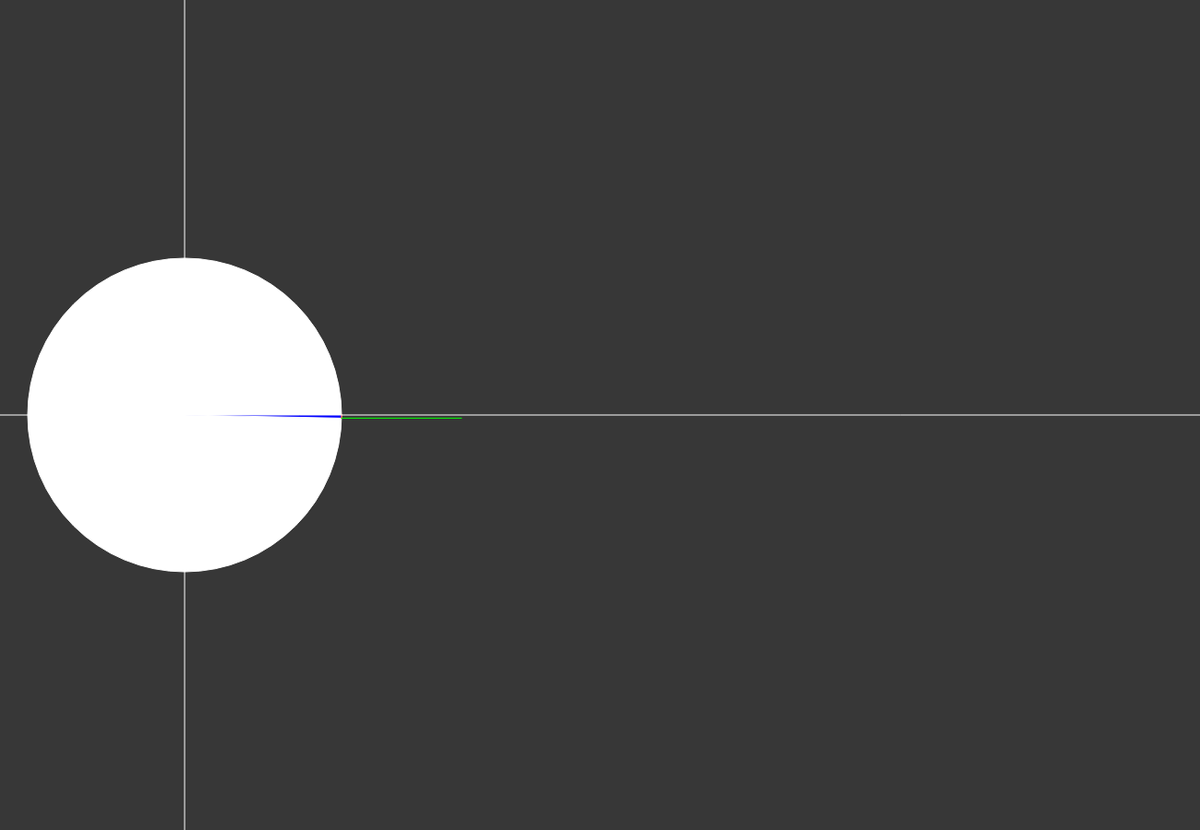
Frame 1 (no input)
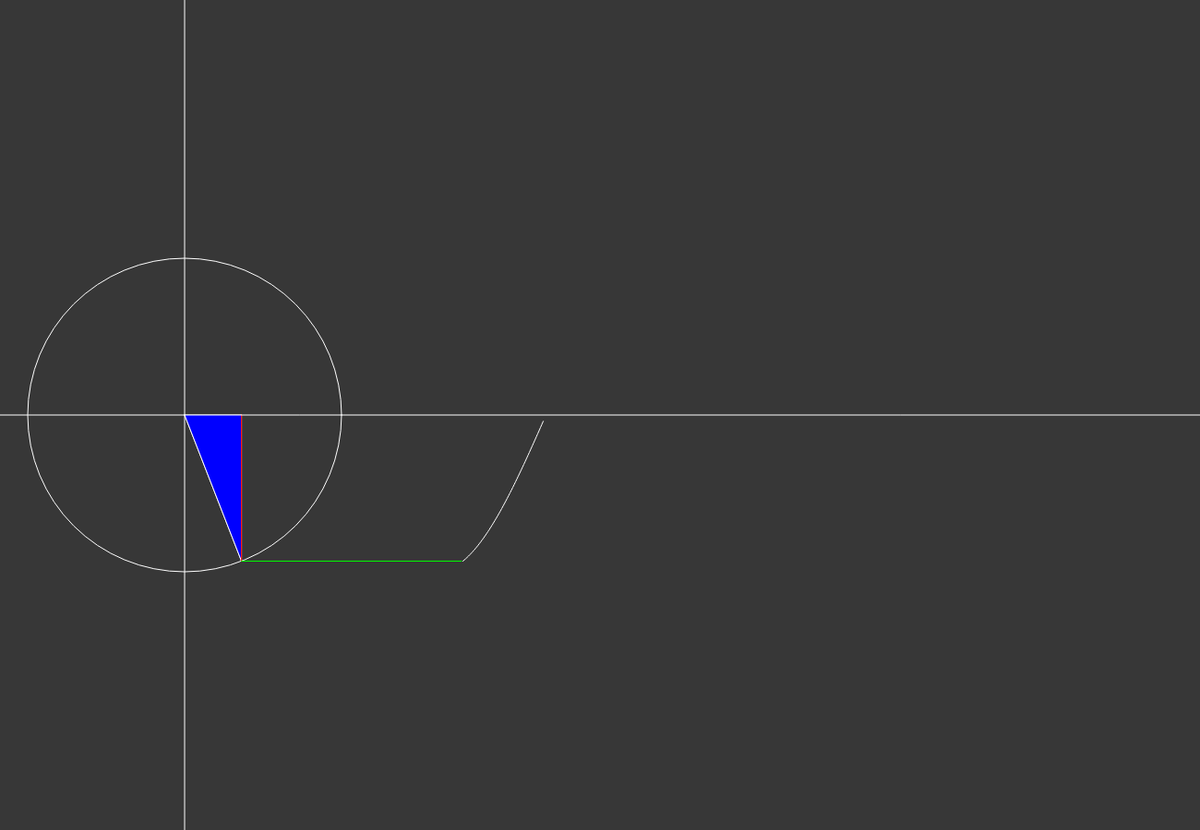
Frame 60 (no input)
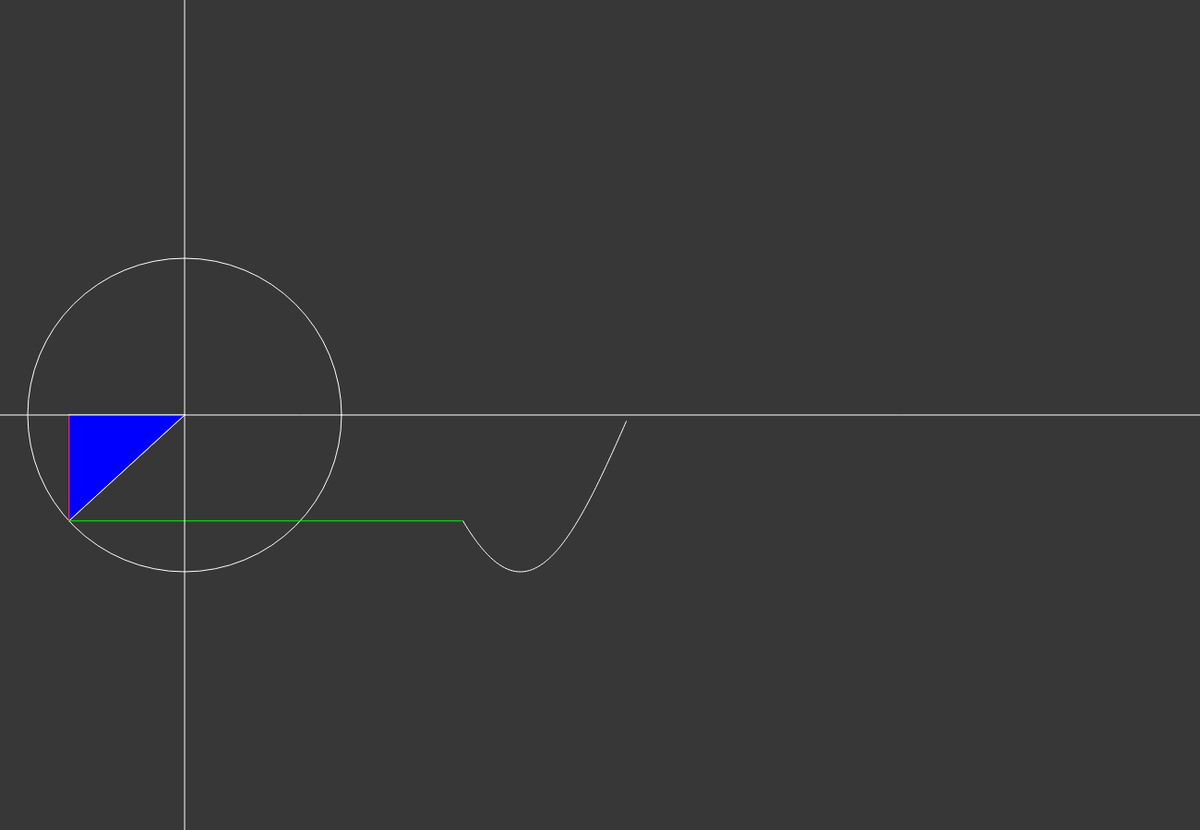
Frame 120 (the mouse pressed at the canvas centre since frame 60)

The p5.js sketch that drew these frames (run headless with seeded random() and noise() and a simulated clock; from frame 60 on, the mouse is pressed at the canvas centre):

// p5.js sketch
// ── sketch.js
var sinewave = [];
var angle = 0;
var x = 0;
var y = 0;
var xOffset = 300;

const MIDPOINTCIRCLE = 200;
const XMOVEMENT = 1.5;
const AMPLITUDE = 170;

function setup() {
	createCanvas(1300, 900);
	stroke(255);
}

function draw() {

	frameRate(60);
	background(55);
	angle += 0.02;

	//Calculating x and y
	x = MIDPOINTCIRCLE + xOffset; //!______________________________!
	y = sin(angle) * AMPLITUDE + height/2;
	sinewave.push({x, y});

	// Circle, Lines and Triangle
	ellipse(MIDPOINTCIRCLE, height/2, AMPLITUDE * 2, AMPLITUDE * 2);

	//Triangle
	line(MIDPOINTCIRCLE, height/2, MIDPOINTCIRCLE + cos(angle) * AMPLITUDE, height/2 + sin(angle) * AMPLITUDE);
	line(MIDPOINTCIRCLE, height/2, MIDPOINTCIRCLE + cos(angle) * AMPLITUDE, height/2);

	//Bluefill
	fill(0, 0, 255);
	beginShape();
	vertex(MIDPOINTCIRCLE, height/2);
	vertex(MIDPOINTCIRCLE + cos(angle) * AMPLITUDE, height/2 + sin(angle) * AMPLITUDE);
	vertex(MIDPOINTCIRCLE + cos(angle) * AMPLITUDE, height/2);
	endShape();

	//Redline
	stroke(255, 0, 0);
	line(MIDPOINTCIRCLE + cos(angle) * AMPLITUDE, height/2 + sin(angle) * AMPLITUDE, MIDPOINTCIRCLE + cos(angle) * AMPLITUDE, height/2);
	
	//Connection to wave (green line)
	stroke(0, 255, 0);
	line(MIDPOINTCIRCLE + cos(angle) * AMPLITUDE, height/2 + sin(angle) * AMPLITUDE, MIDPOINTCIRCLE + xOffset, height/2 + sin(angle) * AMPLITUDE);
	stroke(255);
	
	//Axis
	line(0, height/2, width, height/2);
	line(MIDPOINTCIRCLE, 0, MIDPOINTCIRCLE, height);

	//Drawing of the Sinewave
	noFill();
	beginShape();

	// console.log(sinewave);
	for (var i = sinewave.length - 1; i > 0; i--) {
		
		sinewave[i].x += XMOVEMENT;
		if (sinewave[i].x > width) {
			sinewave.splice(i, 1);
		}
		//point(sinewave.get(i).x * 5, sinewave.get(i).y);
		//print(sinewave.get(i) + "\n\n");
		vertex(sinewave[i].x, sinewave[i].y);

		// console.log(cos(angle) * AMPLITUDE + "\n\n");
	}
	endShape();
	
}
